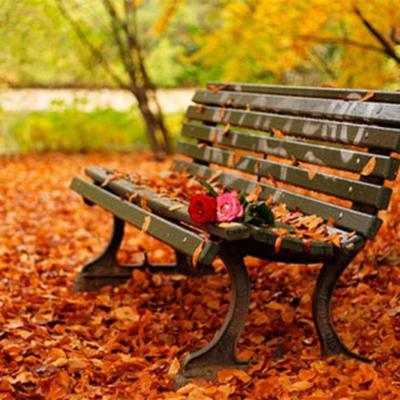
%> input picture Prova 1 tipo 3/foto3.jpg, 400 x 400 px
$ octave AntonioCarlosProva1_PDI.m   (GNU Octave 9; MATLAB toolbox functions it lacks are replaced by stand-ins)
%> lines starting %> are read from the running program, lines starting %| are printed output that depends on the picture
pkg load image
close all
clear all
clc

fundo = imread('./foto3.jpg');
%> fundo is the input picture: size 400x400x3 uint8; mean R, G, B 157.9, 100.2, 37.9
spot9 = imread('./img3.jpg');
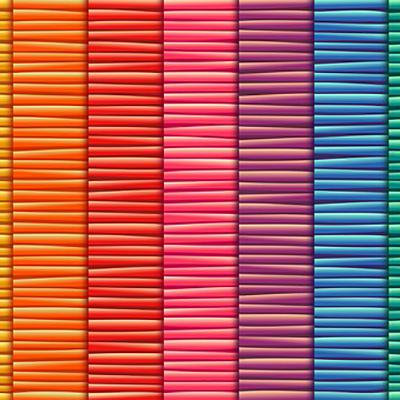
%> input picture Prova 1 tipo 3/img3.jpg, 400 x 400 px
%> spot9 is the input picture: size 400x400x3 uint8; mean R, G, B 174.9, 91, 91.6
mask = imread('./mascara3.jpg');
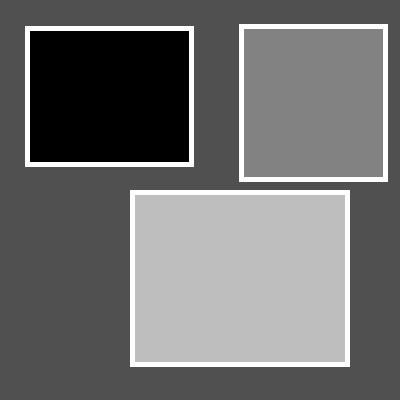
%> input picture Prova 1 tipo 3/mascara3.jpg, 400 x 400 px
%> mask is the input picture: size 400x400 uint8; min 0, max 255, mean 110.8
%> (the run ends here)
